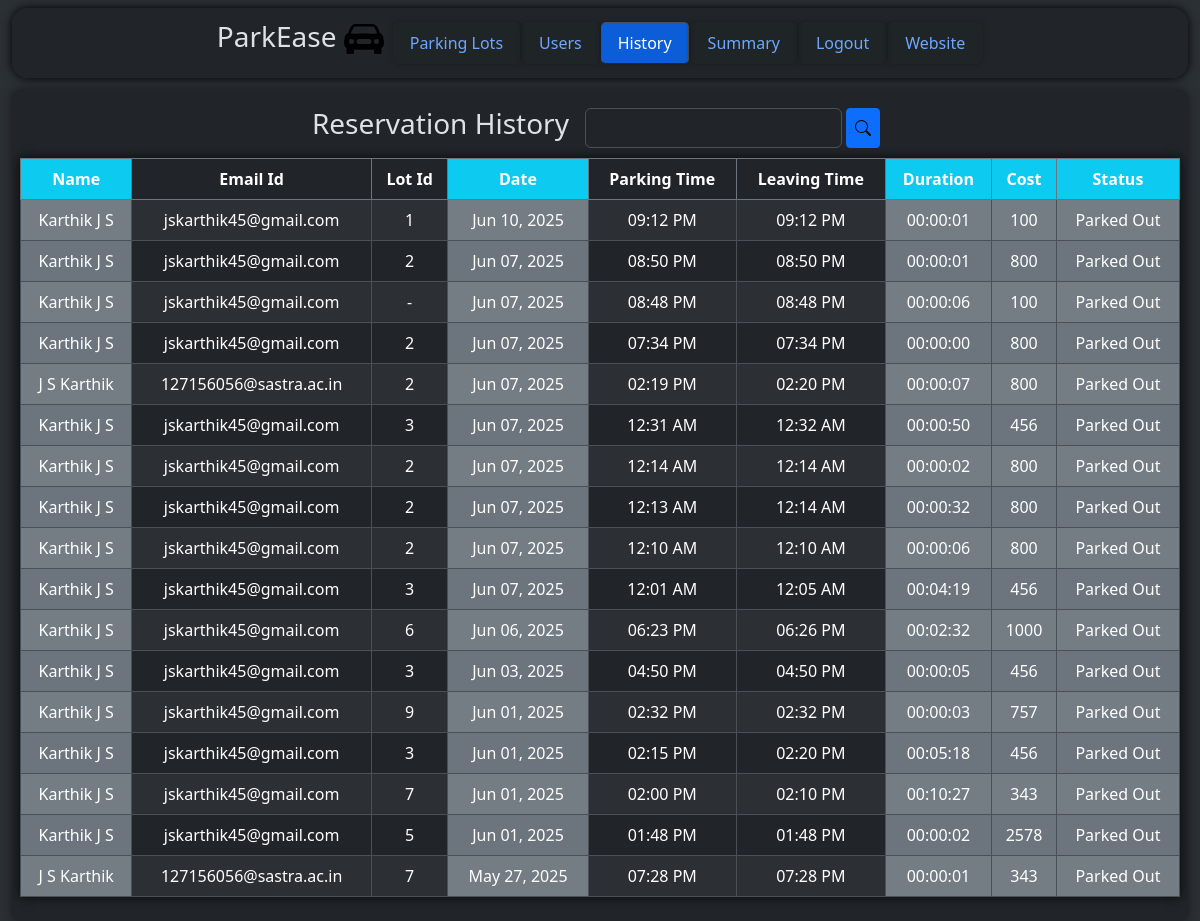
/admin/dashboard/history (signed in), run on an earlier commit of the app's database.
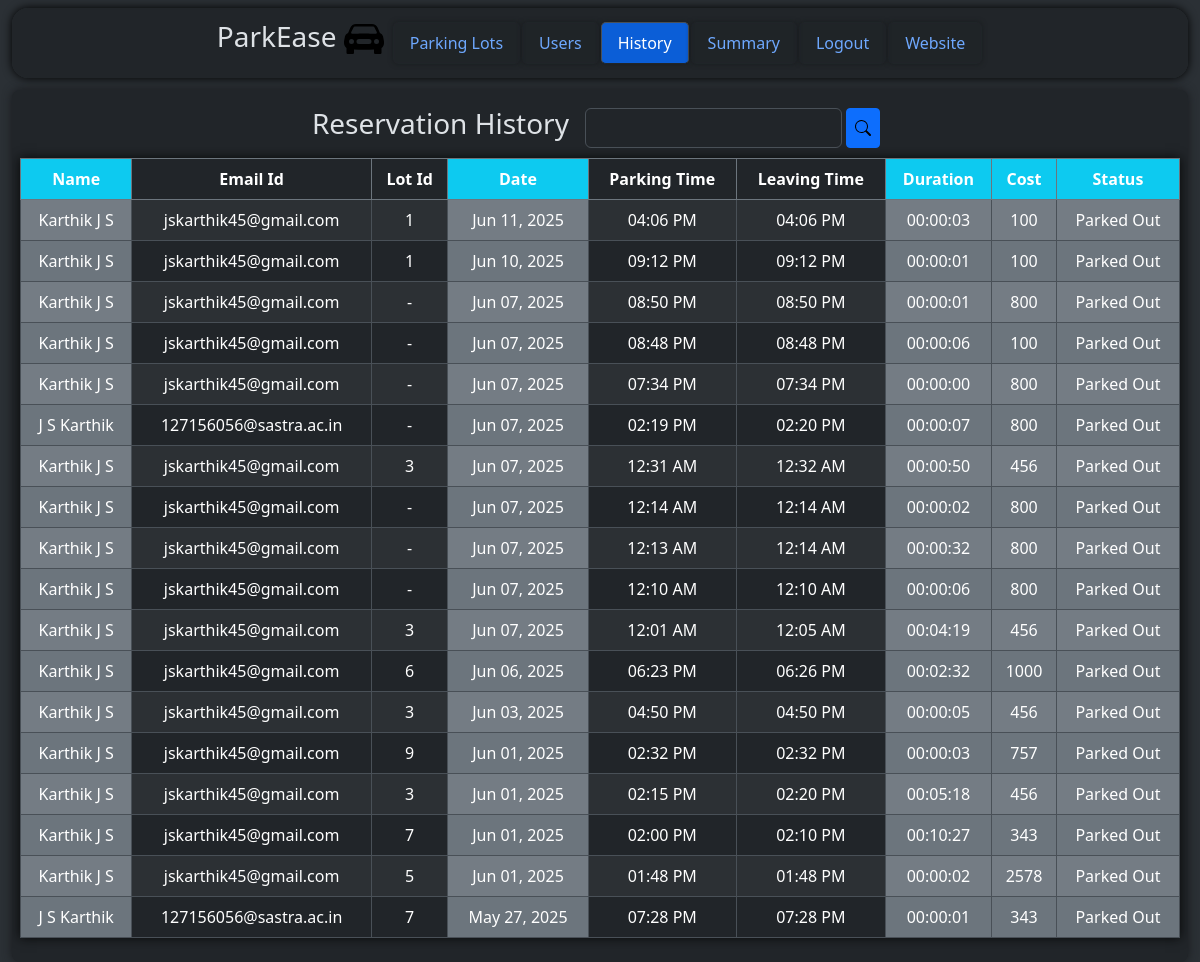
And on a later commit of the database.
### models/parkingInfo.py (models this page shows, shortened)
class ReservedParkingSpot(db.Model) :
    __tablename__ = "reservedparkingspot"
    id = db.Column(db.Integer, primary_key = True, autoincrement = True)
    parkingSpotId = db.Column(db.Integer, db.ForeignKey("parkingspot.id"))
    userId = db.Column(db.Integer, db.ForeignKey("user.id"))
    parkingTimestamp = db.Column(db.DateTime)
    leavingTimestamp = db.Column(db.DateTime)
    totalCost = db.Column(db.Integer)
    vehicleNumber = db.Column(db.String)

class ParkingLot(db.Model) :
    __tablename__ = "parkinglot"
    id = db.Column(db.Integer, primary_key = True, autoincrement = True)
    landmark = db.Column(db.String)
    noOfParkingSpots = db.Column(db.Integer)
    pricePerHr = db.Column(db.Integer)
    addressId = db.Column(db.Integer, db.ForeignKey("address.id"))
    address = db.relationship("Address", uselist = False, backref = "parkingLot") #parking lot and address is 1 - 1
    parkingSpots = db.relationship("ParkingSpot", backref = "parkingLot") #parking lot and parking spot is 1 - M

### models/userInfo.py (models this page shows, shortened)
class User(db.Model) :
    __tablename__ = "user"
    id = db.Column(db.Integer, primary_key = True, autoincrement = True)
    firstName = db.Column(db.String)
    lastName = db.Column(db.String)
    age = db.Column(db.Integer)
    addressId = db.Column(db.Integer, db.ForeignKey("address.id"))
    email = db.Column(db.String, unique = True)
    password = db.Column(db.String, unique = True)
    address = db.relationship("Address", backref = "users") #user and address is M - 1
    reservedParkingSpots = db.relationship("ReservedParkingSpot", backref = "user") #user and reserved parking spot is 1 - M

### controllers/adminDashboard.py (the view)
@adminbp.route("/dashboard/history", methods = ["GET"])
def history() :
    if request.method == "GET" :
        return render_template("admin/reservationHistory.html", reservedParkingSpots = viewHistory())

### controllers/adminDashboard.py (called while the page is built)
@adminbp.before_request
def restrict() :
    if session.get("type") != "admin" :
        return redirect(url_for("general.signIn"))

def viewHistory() :
    return db.session.execute(db.select(ReservedParkingSpot).order_by(nulls_first(desc(ReservedParkingSpot.parkingTimestamp)))).scalars().all()

### templates/admin/reservationHistory.html (shortened to what this page needs)
<!DOCTYPE html>
<html class = "h-100" data-bs-theme = "dark">
    <head>
        <link rel = "stylesheet" href = "/static/bootstrap/css/bootstrap.min.css"/>
        <link rel = "stylesheet" href = "/static/css/style.css"/>
    </head>
    <body class = "h-100">
        <div class = "container-fluid bg-body-tertiary min-vh-100">
            <div class = "container-fluid d-flex justify-content-center bg-body">
                <div class = "d-flex justify-content-center align-items-center container-fluid mt-2 rounded-4 position-fixed" style = "height: 70px; width: 98%; background-color: rgba(33, 37, 41, 0.9); z-index: 1000; box-shadow: 0 0 10px rgb(0, 0, 0); backdrop-filter: blur(3px);">
                    <div class = "overflow-auto" style = "height: 100%; width: 100%;">
                        <ul class = "nav nav-tabs d-flex align-items-center justify-content-center" style = "height: 100%; width: 100%;">
                            <a href = "/" class = "text-decoration-none text-reset me-2">
                                <h3>
                                    ParkEase
                                    <img src = "/static\images\car-front-fill.svg" alt = "Logo" style = "width: 40px;"/>
                                </h3>
                            </a>
                            <li class = "nav-item">
                                <a class = "nav-link" href = "/admin/dashboard">
                                    Parking Lots
                                </a>
                            </li>
                            <li class = "nav-item">
                                <a class = "nav-link", href = "/admin/dashboard/users">
                                    Users
                                </a>
                            </li>
                            <li class = "nav-item">
                                <a class = "nav-link active", href = "/admin/dashboard/history">
                                    History
                                </a>
                            </li>
                            <li class = "nav-item">
                                <a class = "nav-link" href = "/admin/dashboard/summary">
                                    Summary
                                </a>
                            </li>
                                <a class = "nav-link" href = "/signIn">
                                    Logout
                                </a>
                            <li class = "nav-item">
                                <a class = "nav-link" href = "/">
                                    Website
                                </a>
                            </li>
                        </ul>
                    </div>
                </div>
            </div>
            <div class = "rounded-3 container-fluid bg-body p-2 overflow-auto" style = "height: 80%; width: 100%; margin-top: 90px; box-shadow: 0 0 10px rgb(24, 26, 29);">
                <div class = "d-flex justify-content-center align-items-center gap-2" style = "height: 60px;">
                    <h3>
                        Reservation History
                    </h3>
                    <p>
                        <form method = "POST" action = "/admin/dashboard/searchResults" class = "d-flex">
                            <input type = "text" name = "searchValue" class = "form-control" style = "height: 40px;"/> &nbsp;
                            <button type = "submit" name = "action" value = "search" class = "btn btn-primary btn-sm d-flex justify-content-center align-items-center" style = "height: 40px;">
                                <img src = "\static\images\search.svg" alt = "Search"/>
                            </button>
                        </form>
                    </p>
                </div>
                <div>
                    <table class = "table table-striped table-bordered table-hover text-center" style = "box-shadow: 0 0 10px rgb(7, 8, 8)">
                        <thead class = "border-secondary">
                            <tr>
                                <th class = "bg-info">
                                    Name
                                </th>
                                <th>
                                    Email Id
                                </th>
                                <th>
                                    Lot Id
                                </th>
                                <th class = "bg-info">
                                    Date
                                </th>
                                <th>
                                    Parking Time
                                </th>
                                <th>
                                    Leaving Time
                                </th>
                                <th class = "bg-info">
                                    Duration
                                </th>
                                <th class = "bg-info">
                                    Cost
                                </th>
                                <th class = "bg-info">
                                    Status
                                </th>
                            </tr>
                        </thead>
                        <tbody>
                            {% for reservedParkingSpot in reservedParkingSpots %}
                                <tr>
                                    <td class = "bg-secondary">
                                        {{ reservedParkingSpot.user.firstName }} {{ reservedParkingSpot.user.lastName }}
                                    </td>
                                    <td>
                                        {{ reservedParkingSpot.user.email }}
                                    </td>
                                    <td>
                                        {% if reservedParkingSpot.parkingSpot is not none %}
                                            {{ reservedParkingSpot.parkingSpot.parkingLot.id }}
                                        {% else %}
                                            -
                                        {% endif %}
                                    </td>
                                    {% if reservedParkingSpot.parkingTimestamp is none %}
                                        {% set a = 1 %}
                                        <td class = "bg-secondary">
                                            -
                                        </td>
                                        <td>
                                            -
                                        </td>
                                    {% else %}
                                        <td class = "bg-secondary">
                                            {{ reservedParkingSpot.parkingTimestamp.strftime("%b %d, %Y") }}
                                        </td>
                                        <td>
                                            {{  reservedParkingSpot.parkingTimestamp.strftime("%I:%M %p") }}
                                        </td>
                                    {% endif %}
                                    {% if reservedParkingSpot.leavingTimestamp is none %}
                                        {% set b = 1 %}
                                        <td>
                                            -
                                        </td>
                                        <td class = "bg-secondary">
                                            -
                                        </td>
                                        <td class = "bg-secondary">
                                            -
                                        </td>
                                    {% else %}
                                        <td>
                                            {{ reservedParkingSpot.leavingTimestamp.strftime("%I:%M %p") }}
                                        </td>
                                        <td class = "bg-secondary">
                                            {% set dur = (reservedParkingSpot.leavingTimestamp - reservedParkingSpot.parkingTimestamp).total_seconds() | int %}
                                            {{ "%02d" | format(dur // 3600) }}:{{ "%02d" | format((dur % 3600) // 60) }}:{{ "%02d" | format(dur % 60) }}
                                        </td>
                                        <td class = "bg-secondary">
                                            {{ reservedParkingSpot.totalCost }}
                                        </td>
                                    {% endif %}
                                    {% if a == 1 %}
                                        <td class = "bg-danger">
                                            Reserved
                                        </td>
                                    {% elif b == 1 %}
                                        <td class = "bg-success">
                                            Occupied
                                        </td>
                                    {% else %}
                                        <td class = "bg-secondary">
                                            Parked Out
                                        </td>
                                    {% endif %}
                                </tr>
                            {% endfor %}
                        </tbody>
                    </table>
                </div>
            </div>
        </div>
    </body>
</html>

### static/css/style.css (style rules this page uses)
.nav-tabs { border: none; }
.nav-tabs .nav-link { border-radius: 5px; margin: 1px; box-shadow: 0 0 5px rgb(25, 28, 31); backdrop-filter: blur(1px); }
.nav-tabs .nav-link.active { background-color: rgb(11, 94, 215); }

What changed in the data, as far as the page shows it:
added ReservedParkingSpot: user.firstName "Karthik", user.lastName "J S", user.email "jskarthik45@gmail.com", parkingSpot.parkingLot.id "1", parkingTimestamp "Jun 11, 2025", parkingTimestamp "04:06 PM", leavingTimestamp "04:06 PM", dur "00", value "00", dur "03", totalCost "100"
changed ReservedParkingSpot "08:50 PM": parkingSpot.parkingLot.id "2" → (not shown); now shows "-"
changed ReservedParkingSpot "07:34 PM": parkingSpot.parkingLot.id "2" → (not shown); now shows "-"
changed ReservedParkingSpot "02:19 PM": parkingSpot.parkingLot.id "2" → (not shown); now shows "-"
changed ReservedParkingSpot (number 8 of 18 on the later page): parkingSpot.parkingLot.id "2" → (not shown); now shows "-"
changed ReservedParkingSpot "12:13 AM": parkingSpot.parkingLot.id "2" → (not shown); now shows "-"
changed ReservedParkingSpot "12:10 AM": parkingSpot.parkingLot.id "2" → (not shown); now shows "-"
